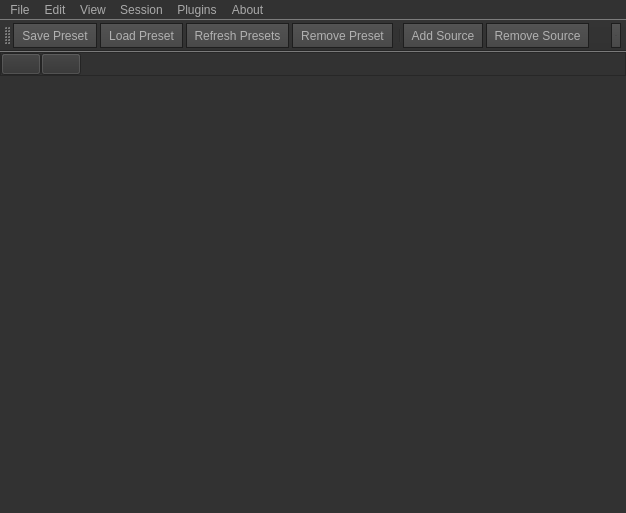
<?xml version="1.0" encoding="UTF-8"?>
<ui version="4.0">
 <class>MainWindowClass</class>
 <widget class="QMainWindow" name="MainWindowClass">
  <property name="geometry">
   <rect>
    <x>0</x>
    <y>0</y>
    <width>626</width>
    <height>513</height>
   </rect>
  </property>
  <property name="windowTitle">
   <string>MainWindow</string>
  </property>
  <property name="styleSheet">
   <string notr="true">/*Copyright (c) DevSec Studio. All rights reserved.

MIT License

Permission is hereby granted, free of charge, to any person obtaining a copy
of this software and associated documentation files (the &quot;Software&quot;), to deal
in the Software without restriction, including without limitation the rights
to use, copy, modify, merge, publish, distribute, sublicense, and/or sell
copies of the Software, and to permit persons to whom the Software is
furnished to do so, subject to the following conditions:

The above copyright notice and this permission notice shall be included in all
copies or substantial portions of the Software.

THE SOFTWARE IS PROVIDED *AS IS*, WITHOUT WARRANTY OF ANY KIND, EXPRESS OR
IMPLIED, INCLUDING BUT NOT LIMITED TO THE WARRANTIES OF MERCHANTABILITY,
FITNESS FOR A PARTICULAR PURPOSE AND NONINFRINGEMENT. IN NO EVENT SHALL THE
AUTHORS OR COPYRIGHT HOLDERS BE LIABLE FOR ANY CLAIM, DAMAGES OR OTHER
LIABILITY, WHETHER IN AN ACTION OF CONTRACT, TORT OR OTHERWISE, ARISING FROM,
OUT OF OR IN CONNECTION WITH THE SOFTWARE OR THE USE OR OTHER DEALINGS IN THE SOFTWARE.
*/

/*-----QWidget-----*/
QWidget
{
    color: #aaa;
    background-color: #323232;
}

/*-----MainWindow title bar-----*/
QWidget#titleBar, QWidget#titleBar *
{
	background-color: rgb(40, 40, 40)
}

/*-----QLabel-----*/
QLabel
{
	background-color: transparent;
	color: #fff;

}


/*-----QMenuBar-----*/
QMenuBar 
{
    background-color: #323232;

}


QMenuBar::item
{
    background: transparent;

}


QMenuBar::item:selected
{
    background: #444;

}


QMenuBar::item:pressed
{
    border: 1px solid #000;
    background-color: #444;
    margin-bottom:-1px;
    padding-bottom:1px;

}


/*-----QMenu-----*/
QMenu
{
    background-color: #444;
    border: 1px solid #222;
    padding: 4px;
    padding-right: 0px;

}


QMenu::item
{
    background-color: transparent;
    padding: 2px 20px 2px 20px;

}


QMenu::item:disabled
{
    color: #555;
    background-color: transparent;
    padding: 2px 20px 2px 20px;

}


QMenu::item:selected
{
    background-color: #55aaff;
    color: #fff;

}


/*-----QToolTip-----*/
QToolTip
{
    border: 1px solid #222;
    background-color: #333;
    color: #aaa;

}


/*-----QToolButton-----*/
QToolButton
{
    color: #b1b1b1;
    background-color: QLinearGradient( x1: 0, y1: 0, x2: 0, y2: 1, stop: 0 #565656, stop: 0.1 #525252, stop: 0.5 #4e4e4e, stop: 0.9 #4a4a4a, stop: 1 #464646);
    border-width: 1px;
    border-color: #1e1e1e;
    border-style: solid;
	margin-right: 2px;
	padding: 3px;

}


QToolButton:pressed
{
    background-color: QLinearGradient( x1: 0, y1: 0, x2: 0, y2: 1, stop: 0 #2d2d2d, stop: 0.1 #2b2b2b, stop: 0.5 #292929, stop: 0.9 #282828, stop: 1 #252525);

}


QToolButton:checked
{
    background-color: gray;

}

/*-----QLineEdit-----*/
QLineEdit{
	background-color: #fff;
	color: #000;
	selection-color: #fff;
	selection-background-color: #507098;

}


/*-----QTreeView-----*/
QTreeView 
{
	background-color: #434343;
    border: 0.5px solid rgba(108,108,108,75);

}


QTreeView::item, 
QTreeView::branch 
{
    background: transparent;
    color: #DDD;

}


QTreeView::item:hover, 
QTreeView::branch:hover 
{
    background-color: #55aaff;
    color: #DDD;

}


QTreeView::item:selected, 
QTreeView::branch:selected 
{
    background-color: #55aaff;
    color: #fff;

}


/*-----QScrollBar-----*/
QScrollBar:horizontal 
{
    background-color: #333;
    height: 8px;
    margin: 0px;
    padding: 0px;

}


QScrollBar::handle:horizontal 
{
    border: 1px solid #111;
    background-color: #535353;

}


QScrollBar::add-line:horizontal, QScrollBar::sub-line:horizontal,
QScrollBar::add-page:horizontal, QScrollBar::sub-page:horizontal 
{
    width: 0px;
    background-color: transparent;

}


QScrollBar:vertical 
{
    background-color: #333;
    width: 8px;
    margin: 0;

}


QScrollBar::handle:vertical 
{
    border: 1px solid #111;
    background-color: #535353;

}


QScrollBar::add-line:vertical, QScrollBar::sub-line:vertical,
QScrollBar::add-page:vertical, QScrollBar::sub-page:vertical 
{
    height: 0px;
    background-color: transparent;

}

</string>
  </property>
  <widget class="QWidget" name="centralWidget">
   <layout class="QGridLayout" name="gridLayout">
    <property name="leftMargin">
     <number>0</number>
    </property>
    <property name="topMargin">
     <number>0</number>
    </property>
    <property name="rightMargin">
     <number>0</number>
    </property>
    <property name="bottomMargin">
     <number>0</number>
    </property>
    <property name="spacing">
     <number>0</number>
    </property>
    <item row="1" column="0">
     <widget class="QFrame" name="frameNav">
      <property name="frameShape">
       <enum>QFrame::Shape::StyledPanel</enum>
      </property>
      <property name="frameShadow">
       <enum>QFrame::Shadow::Raised</enum>
      </property>
      <layout class="QHBoxLayout" name="horizontalLayout">
       <property name="spacing">
        <number>0</number>
       </property>
       <property name="leftMargin">
        <number>0</number>
       </property>
       <property name="topMargin">
        <number>0</number>
       </property>
       <property name="rightMargin">
        <number>0</number>
       </property>
       <property name="bottomMargin">
        <number>0</number>
       </property>
       <item>
        <widget class="QPushButton" name="buttonHome">
         <property name="toolTip">
          <string>Navigates to the home page</string>
         </property>
         <property name="text">
          <string/>
         </property>
         <property name="icon">
          <iconset theme="QIcon::ThemeIcon::GoHome"/>
         </property>
        </widget>
       </item>
       <item>
        <widget class="QPushButton" name="buttonPlayback">
         <property name="toolTip">
          <string>Navigates to the playback page</string>
         </property>
         <property name="text">
          <string/>
         </property>
         <property name="icon">
          <iconset theme="QIcon::ThemeIcon::Computer"/>
         </property>
        </widget>
       </item>
       <item>
        <spacer name="horizontalSpacer_2">
         <property name="orientation">
          <enum>Qt::Orientation::Horizontal</enum>
         </property>
         <property name="sizeHint" stdset="0">
          <size>
           <width>40</width>
           <height>20</height>
          </size>
         </property>
        </spacer>
       </item>
      </layout>
     </widget>
    </item>
    <item row="2" column="0">
     <widget class="QStackedWidget" name="pagesStack"/>
    </item>
    <item row="0" column="0">
     <widget class="CustomTitleBar" name="titleBar" native="true"/>
    </item>
   </layout>
  </widget>
  <widget class="QMenuBar" name="menuBar">
   <property name="geometry">
    <rect>
     <x>0</x>
     <y>0</y>
     <width>626</width>
     <height>21</height>
    </rect>
   </property>
   <widget class="QMenu" name="menuFile">
    <property name="title">
     <string>File</string>
    </property>
    <addaction name="separator"/>
    <addaction name="actionQuit"/>
    <addaction name="actionRestart"/>
   </widget>
   <widget class="QMenu" name="menuEdit">
    <property name="title">
     <string>Edit</string>
    </property>
   </widget>
   <widget class="QMenu" name="menuView">
    <property name="title">
     <string>View</string>
    </property>
   </widget>
   <widget class="QMenu" name="menuAbout">
    <property name="title">
     <string>About</string>
    </property>
    <addaction name="actionGitHub"/>
    <addaction name="actionCredits"/>
   </widget>
   <widget class="QMenu" name="menuSession">
    <property name="title">
     <string>Session</string>
    </property>
    <widget class="QMenu" name="menuSources">
     <property name="title">
      <string>Sources</string>
     </property>
     <addaction name="actionAddSource"/>
     <addaction name="actionRemoveSource"/>
     <addaction name="actionOpenProperties"/>
    </widget>
    <widget class="QMenu" name="menuProcessors">
     <property name="title">
      <string>Processors</string>
     </property>
     <addaction name="actionAddProcessor"/>
     <addaction name="actionRemoveProcessor"/>
     <addaction name="actionConfigureProcessor"/>
     <addaction name="actionToggleProcessing"/>
    </widget>
    <widget class="QMenu" name="menuRecording">
     <property name="title">
      <string>Recording</string>
     </property>
    </widget>
    <addaction name="menuSources"/>
    <addaction name="menuProcessors"/>
    <addaction name="menuRecording"/>
    <addaction name="actionClipping"/>
    <addaction name="actionOptions"/>
   </widget>
   <widget class="QMenu" name="menuPlugins">
    <property name="title">
     <string>Plugins</string>
    </property>
   </widget>
   <addaction name="menuFile"/>
   <addaction name="menuEdit"/>
   <addaction name="menuView"/>
   <addaction name="menuSession"/>
   <addaction name="menuPlugins"/>
   <addaction name="menuAbout"/>
  </widget>
  <widget class="QToolBar" name="toolBar">
   <property name="windowTitle">
    <string>toolBar</string>
   </property>
   <property name="orientation">
    <enum>Qt::Orientation::Horizontal</enum>
   </property>
   <property name="iconSize">
    <size>
     <width>16</width>
     <height>16</height>
    </size>
   </property>
   <property name="toolButtonStyle">
    <enum>Qt::ToolButtonStyle::ToolButtonIconOnly</enum>
   </property>
   <attribute name="toolBarArea">
    <enum>TopToolBarArea</enum>
   </attribute>
   <attribute name="toolBarBreak">
    <bool>false</bool>
   </attribute>
   <addaction name="actionSavePreset"/>
   <addaction name="actionLoadPreset"/>
   <addaction name="actionRefreshPresets"/>
   <addaction name="actionRemovePreset"/>
   <addaction name="separator"/>
   <addaction name="actionAddSource"/>
   <addaction name="actionRemoveSource"/>
   <addaction name="actionOpenProperties"/>
   <addaction name="separator"/>
   <addaction name="actionAddProcessor"/>
   <addaction name="actionRemoveProcessor"/>
   <addaction name="actionConfigureProcessor"/>
   <addaction name="actionToggleProcessing"/>
  </widget>
  <action name="actionQuit">
   <property name="icon">
    <iconset theme="QIcon::ThemeIcon::SystemShutdown"/>
   </property>
   <property name="text">
    <string>Quit</string>
   </property>
  </action>
  <action name="actionRestart">
   <property name="icon">
    <iconset theme="QIcon::ThemeIcon::SystemReboot"/>
   </property>
   <property name="text">
    <string>Restart</string>
   </property>
  </action>
  <action name="actionRecord">
   <property name="text">
    <string>Record</string>
   </property>
  </action>
  <action name="actionOpen_Output_Directory">
   <property name="text">
    <string>Open Output Directory</string>
   </property>
  </action>
  <action name="actionGitHub">
   <property name="icon">
    <iconset theme="QIcon::ThemeIcon::InsertLink"/>
   </property>
   <property name="text">
    <string>GitHub</string>
   </property>
  </action>
  <action name="actionCredits">
   <property name="text">
    <string>Credits</string>
   </property>
  </action>
  <action name="actionQuick_Start_Guide">
   <property name="text">
    <string>Quick Start Guide</string>
   </property>
  </action>
  <action name="actionToggleProcessing">
   <property name="checkable">
    <bool>true</bool>
   </property>
   <property name="icon">
    <iconset theme="QIcon::ThemeIcon::MediaPlaybackStart"/>
   </property>
   <property name="text">
    <string>Toggle Processing</string>
   </property>
   <property name="menuRole">
    <enum>QAction::MenuRole::NoRole</enum>
   </property>
  </action>
  <action name="actionConfigureProcessor">
   <property name="icon">
    <iconset theme="QIcon::ThemeIcon::DocumentProperties"/>
   </property>
   <property name="text">
    <string>Configure Processor</string>
   </property>
   <property name="toolTip">
    <string>Configure processor</string>
   </property>
   <property name="menuRole">
    <enum>QAction::MenuRole::NoRole</enum>
   </property>
  </action>
  <action name="actionAddProcessor">
   <property name="icon">
    <iconset theme="QIcon::ThemeIcon::ListAdd"/>
   </property>
   <property name="text">
    <string>Add Processor</string>
   </property>
   <property name="toolTip">
    <string>Add processor</string>
   </property>
   <property name="menuRole">
    <enum>QAction::MenuRole::NoRole</enum>
   </property>
  </action>
  <action name="actionRemoveProcessor">
   <property name="icon">
    <iconset theme="QIcon::ThemeIcon::ListRemove"/>
   </property>
   <property name="text">
    <string>Remove Processor</string>
   </property>
   <property name="toolTip">
    <string>Remove processor</string>
   </property>
   <property name="menuRole">
    <enum>QAction::MenuRole::NoRole</enum>
   </property>
  </action>
  <action name="actionRemovePreset">
   <property name="icon">
    <iconset theme="QIcon::ThemeIcon::EditDelete"/>
   </property>
   <property name="text">
    <string>Remove Preset</string>
   </property>
   <property name="toolTip">
    <string>Delete preset</string>
   </property>
   <property name="menuRole">
    <enum>QAction::MenuRole::NoRole</enum>
   </property>
  </action>
  <action name="actionRefreshPresets">
   <property name="icon">
    <iconset theme="QIcon::ThemeIcon::ViewRefresh"/>
   </property>
   <property name="text">
    <string>Refresh Presets</string>
   </property>
   <property name="toolTip">
    <string>Refresh presets</string>
   </property>
   <property name="menuRole">
    <enum>QAction::MenuRole::NoRole</enum>
   </property>
  </action>
  <action name="actionSavePreset">
   <property name="icon">
    <iconset theme="QIcon::ThemeIcon::DocumentSave"/>
   </property>
   <property name="text">
    <string>Save Preset</string>
   </property>
   <property name="toolTip">
    <string>Save a new preset</string>
   </property>
   <property name="menuRole">
    <enum>QAction::MenuRole::NoRole</enum>
   </property>
  </action>
  <action name="actionLoadPreset">
   <property name="icon">
    <iconset theme="QIcon::ThemeIcon::DocumentOpen"/>
   </property>
   <property name="text">
    <string>Load Preset</string>
   </property>
   <property name="toolTip">
    <string>Load a preset</string>
   </property>
   <property name="menuRole">
    <enum>QAction::MenuRole::NoRole</enum>
   </property>
  </action>
  <action name="actionRemoveSource">
   <property name="icon">
    <iconset theme="QIcon::ThemeIcon::ListRemove"/>
   </property>
   <property name="text">
    <string>Remove Source</string>
   </property>
   <property name="toolTip">
    <string>Remove source</string>
   </property>
   <property name="menuRole">
    <enum>QAction::MenuRole::NoRole</enum>
   </property>
  </action>
  <action name="actionAddSource">
   <property name="icon">
    <iconset theme="QIcon::ThemeIcon::ListAdd"/>
   </property>
   <property name="text">
    <string>Add Source</string>
   </property>
   <property name="toolTip">
    <string>Add a new source</string>
   </property>
   <property name="menuRole">
    <enum>QAction::MenuRole::NoRole</enum>
   </property>
  </action>
  <action name="actionOpenProperties">
   <property name="icon">
    <iconset theme="QIcon::ThemeIcon::DocumentProperties"/>
   </property>
   <property name="text">
    <string>Open Source Properties</string>
   </property>
   <property name="toolTip">
    <string>Open source properties</string>
   </property>
   <property name="menuRole">
    <enum>QAction::MenuRole::NoRole</enum>
   </property>
  </action>
  <action name="actionClipping">
   <property name="text">
    <string>Clipping</string>
   </property>
  </action>
  <action name="actionOptions">
   <property name="text">
    <string>Options</string>
   </property>
  </action>
 </widget>
 <layoutdefault spacing="6" margin="11"/>
 <customwidgets>
  <customwidget>
   <class>CustomTitleBar</class>
   <extends>QWidget</extends>
   <header>widgets/CustomTitleBar/customtitlebar.h</header>
   <container>1</container>
  </customwidget>
 </customwidgets>
 <resources>
  <include location="../../MainWindow.qrc"/>
 </resources>
 <connections/>
</ui>
